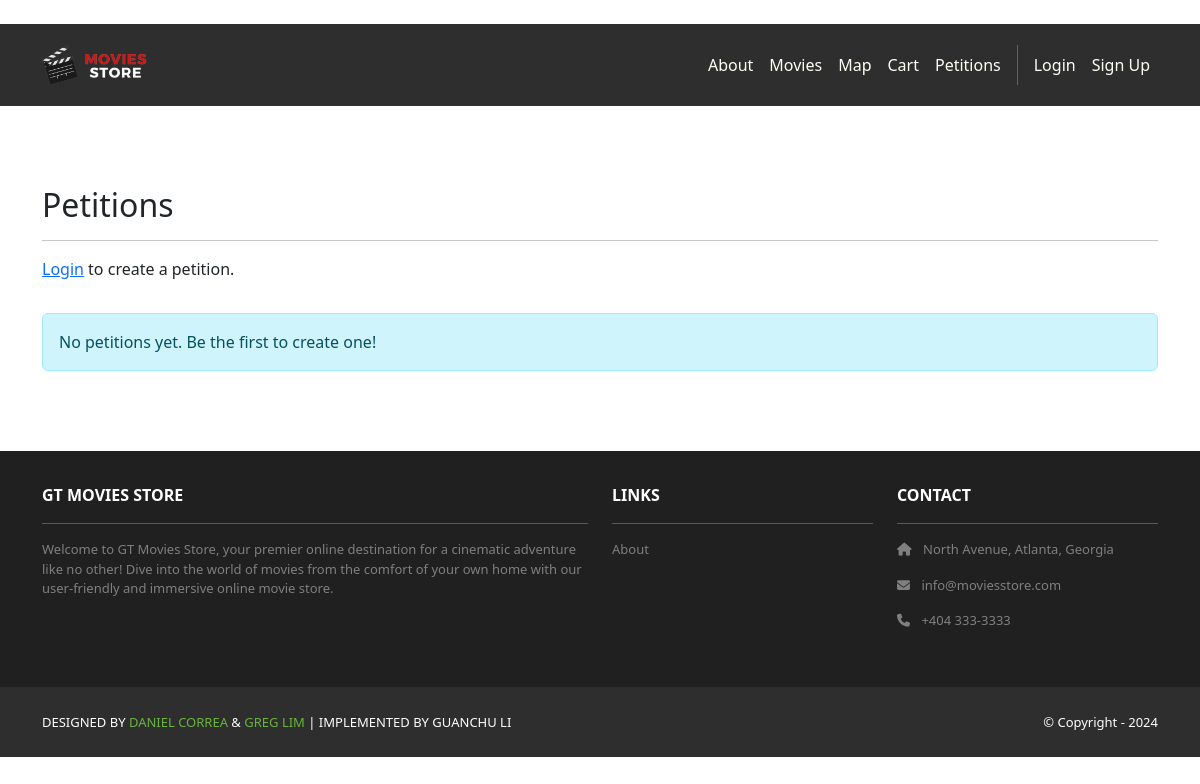
Page /petitions/ on the earlier database version.
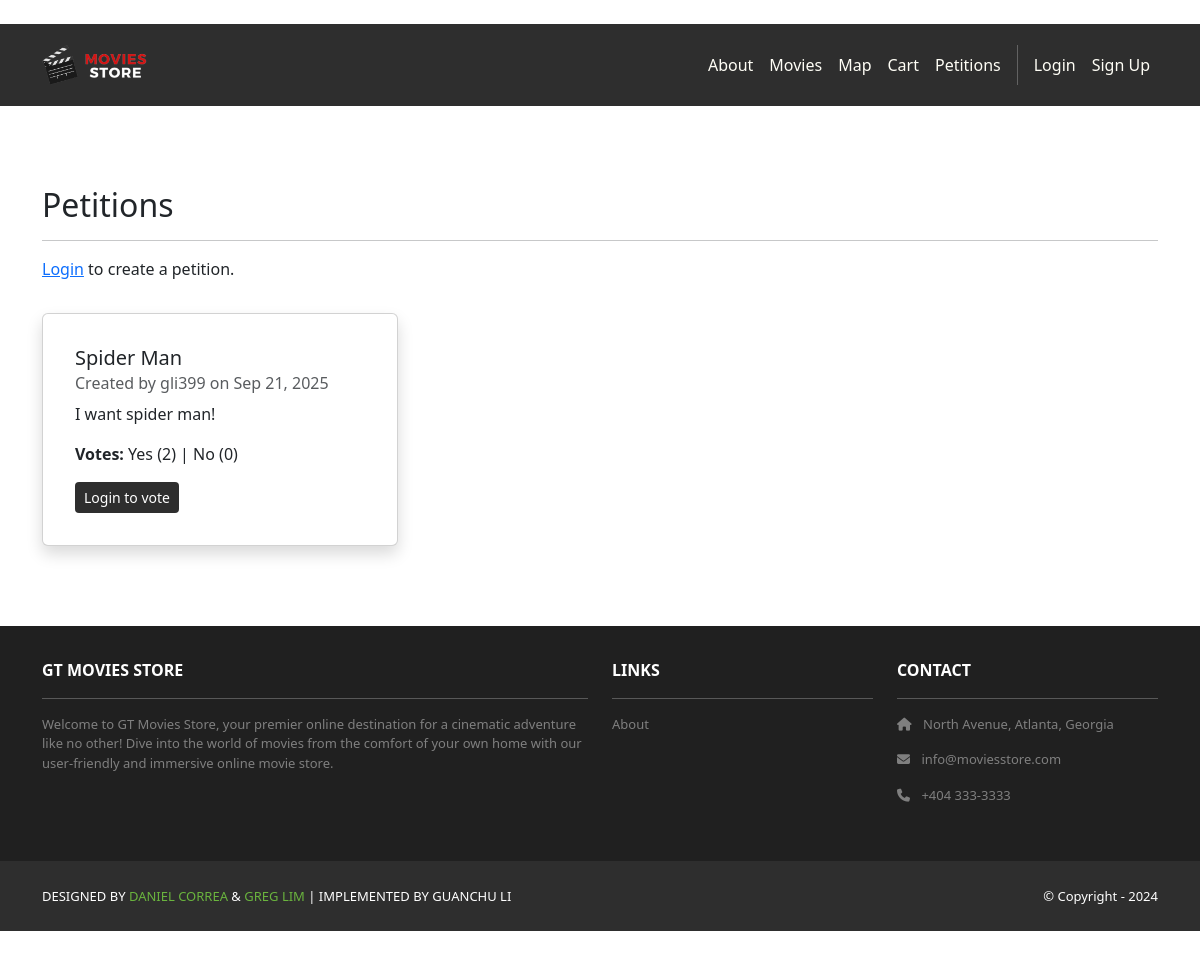
Same page on the later database version.
### petitions/models.py (models this page shows, shortened)
class Petition(models.Model):
    title = models.CharField(max_length=200)
    description = models.TextField()
    created_by = models.ForeignKey(User, on_delete=models.CASCADE, related_name="petitions")
    created_at = models.DateTimeField(auto_now_add=True)
    def yes_votes(self):
        return self.votes.filter(value=True).count()
    def no_votes(self):
        return self.votes.filter(value=False).count()

### petitions/views.py (the view)
# urls.py: path('', views.petition_list, name='petition_list'),
def petition_list(request):
    petitions = Petition.objects.all().order_by('-created_at')
    return render(request, 'petitions/petition_list.html', {'petitions': petitions})

### petitions/templates/petitions/petition_list.html
{% extends "base.html" %}
{% block content %}
<div class="p-3">
  <div class="container">
    <div class="row mt-3">
      <div class="col mx-auto mb-3">
        <h2>Petitions</h2>
        <hr />
        {% if user.is_authenticated %}
          <a href="{% url 'petition_create' %}" class="btn bg-dark text-white mb-3">Create a Petition</a>
        {% else %}
          <p><a href="{% url 'accounts.login' %}">Login</a> to create a petition.</p>
        {% endif %}
      </div>
    </div>
    <div class="row">
      {% for petition in petitions %}
      <div class="col-md-6 col-lg-4 mb-3">
        <div class="card shadow p-3 rounded h-100">
          <div class="card-body">
            <h5 class="card-title">{{ petition.title }}</h5>
            <h6 class="card-subtitle mb-2 text-muted">
              Created by {{ petition.created_by.username }} on {{ petition.created_at|date:"M d, Y" }}
            </h6>
            <p class="card-text">{{ petition.description|truncatewords:30 }}</p>
            <p><b>Votes:</b> Yes ({{ petition.yes_votes }}) | No ({{ petition.no_votes }})</p>
            {% if user.is_authenticated %}
              <a href="{% url 'petition_vote' petition.id 'yes' %}" class="btn btn-success btn-sm">Vote Yes</a>
              <a href="{% url 'petition_vote' petition.id 'no' %}" class="btn btn-danger btn-sm">Vote No</a>
            {% else %}
              <a href="{% url 'accounts.login' %}" class="btn bg-dark text-white btn-sm">Login to vote</a>
            {% endif %}
          </div>
        </div>
      </div>
      {% empty %}
      <div class="col">
        <div class="alert alert-info">No petitions yet. Be the first to create one!</div>
      </div>
      {% endfor %}
    </div>
  </div>
</div>
{% endblock %}

### GTmoviesstore/templates/base.html (shortened to what this page needs)
<!DOCTYPE html>
<html>
  {% load static %}
  <head>
    <link href="https://cdn.jsdelivr.net/npm/bootstrap@5.3.3/dist/css/bootstrap.min.css" rel="stylesheet">
    <link rel="stylesheet" href="https://cdnjs.cloudflare.com/ajax/libs/font-awesome/6.1.1/css/all.min.css">
    <link rel="stylesheet" type="text/css" href="{% static 'css/style.css' %}">
  </head>
  <body>
    <nav class="p-3 navbar navbar-dark bg-dark navbar-expand-lg">
        <div class="container">
            <a class="navbar-brand" href="{% url 'home.index' %}">
                <img src="{% static 'img/logo.png' %}" alt="logo" height="40" />
            </a>
            <div class="collapse navbar-collapse" id="navbarNavAltMarkup">
                <div class="navbar-nav ms-auto navbar-ml">
                    <a class="nav-link" href="{% url 'home.about' %}">About</a>
                    <a class="nav-link" href="{% url 'movies.index' %}">Movies</a>
                    <a class="nav-link" href="{% url 'trendmap:index' %}">Map</a>
                    <a class="nav-link" href="{% url 'cart.index' %}">Cart</a>
                    <a class="nav-link" href="{% url 'petition_list' %}">Petitions</a>
                    {% if user.is_authenticated %}
                    <a class="nav-link" href="{% url 'accounts.orders' %}">Orders</a>
                    <a class="nav-link" href="{% url 'accounts.logout' %}">Logout ({{ user.username }})</a>
                    {% else %}
                    <a class="nav-link" href="{% url 'accounts.login' %}">Login</a>
                    <a class="nav-link" href="{% url 'accounts.signup' %}">Sign Up</a>
                    {% endif %}
                </div>
            </div>
        </div>
    </nav>
    <div>
      {% block content %}
      {% endblock content %}
    </div>
    <section class="p-3 ms-footer d-none d-md-block">
        <div class="container">
        <div class="row mt-3 text-white">
            <div class="col-md-6 col-lg-6 col-xl-6 mx-auto mb-4">
            <b>GT MOVIES STORE</b>
            <hr />
            <p>Welcome to GT Movies Store, your premier online destination for a cinematic
                adventure like no other! Dive into the world of movies from the comfort of your own home with our user-friendly
                and immersive online movie store.</p>
            </div>
            <div class="col-md-3 col-lg-3 col-xl-3 mx-auto mb-4">
            <b>LINKS</b>
            <hr />
            <p><a class="nav-link" href="{% url 'home.about' %}">About</a></p>
            </div>
            <div class="col-md-3 col-lg-3 col-xl-3 mx-auto mb-4">
            <b>CONTACT</b>
            <hr />
            <p><i class="fas fa-home me-2"></i> North Avenue, Atlanta, Georgia</p>
            <p><i class="fas fa-envelope me-2"></i> info@moviesstore.com</p>
            <p><i class="fas fa-phone me-2"></i> +404 333-3333</p>
            </div>
        </div>
        </div>
    </section>
    <section class="p-3 ms-footer-bottom bg-dark">
        <div class="container d-flex justify-content-between">
        <div class="me-5 text-white">
            <span>DESIGNED BY <a href="https://www.x.com/danielgarax" target="_blank">DANIEL CORREA</a> &
            <a href="https://www.x.com/greglim81" target="_blank">GREG LIM</a> | IMPLEMENTED BY GUANCHU LI
            </span>
        </div>
        <div class="text-white">
            <span>© Copyright - 2024</span>
        </div>
        </div>
    </section>
  </body>
</html>

### GTmoviesstore/static/css/style.css (style rules this page uses)
.navbar a.nav-link { color: #FFFEF6 !important; }
.bg-dark { background-color: #2E2E2E !important; }
.ms-footer { background-color: #202020; }
.ms-footer p { color: #7F7F7F; font-size: 13px; }
.ms-footer-bottom span { font-size: 13px; line-height: 38px; }
.ms-footer-bottom a { color: #6ab43e; text-decoration: none; }

Differences in the rows shown:
added Petition: title "Spider Man", created_by.username "gli399", created_at "Sep 21, 2025", description "I want spider man!", yes_votes "2", no_votes "0"
Other differences:
text no longer shown: "No petitions yet. Be the first to create one!"
